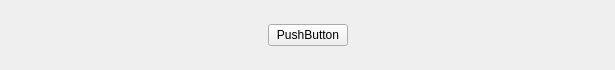
<?xml version="1.0" encoding="UTF-8"?>
<ui version="4.0">
 <class>ButtonGroup</class>
 <widget class="QWidget" name="ButtonGroup">
  <property name="geometry">
   <rect>
    <x>0</x>
    <y>0</y>
    <width>615</width>
    <height>70</height>
   </rect>
  </property>
  <property name="windowTitle">
   <string>Form</string>
  </property>
  <layout class="QHBoxLayout" name="horizontalLayout">
   <property name="spacing">
    <number>0</number>
   </property>
   <property name="leftMargin">
    <number>0</number>
   </property>
   <property name="topMargin">
    <number>0</number>
   </property>
   <property name="rightMargin">
    <number>0</number>
   </property>
   <property name="bottomMargin">
    <number>0</number>
   </property>
   <item>
    <widget class="QStackedWidget" name="stackedWidget">
     <property name="currentIndex">
      <number>4</number>
     </property>
     <widget class="QWidget" name="startPage">
      <layout class="QHBoxLayout" name="horizontalLayout_2">
       <item>
        <spacer name="horizontalSpacer">
         <property name="orientation">
          <enum>Qt::Horizontal</enum>
         </property>
         <property name="sizeHint" stdset="0">
          <size>
           <width>240</width>
           <height>20</height>
          </size>
         </property>
        </spacer>
       </item>
       <item>
        <widget class="MyButton" name="start">
         <property name="text">
          <string>PushButton</string>
         </property>
        </widget>
       </item>
       <item>
        <spacer name="horizontalSpacer_2">
         <property name="orientation">
          <enum>Qt::Horizontal</enum>
         </property>
         <property name="sizeHint" stdset="0">
          <size>
           <width>240</width>
           <height>20</height>
          </size>
         </property>
        </spacer>
       </item>
      </layout>
     </widget>
     <widget class="QWidget" name="PassOrPlayPage">
      <layout class="QHBoxLayout" name="horizontalLayout_4">
       <item>
        <spacer name="horizontalSpacer_6">
         <property name="orientation">
          <enum>Qt::Horizontal</enum>
         </property>
         <property name="sizeHint" stdset="0">
          <size>
           <width>165</width>
           <height>20</height>
          </size>
         </property>
        </spacer>
       </item>
       <item>
        <widget class="MyButton" name="pass">
         <property name="text">
          <string>PushButton</string>
         </property>
        </widget>
       </item>
       <item>
        <spacer name="horizontalSpacer_7">
         <property name="orientation">
          <enum>Qt::Horizontal</enum>
         </property>
         <property name="sizeType">
          <enum>QSizePolicy::Fixed</enum>
         </property>
         <property name="sizeHint" stdset="0">
          <size>
           <width>40</width>
           <height>15</height>
          </size>
         </property>
        </spacer>
       </item>
       <item>
        <widget class="MyButton" name="playCards">
         <property name="text">
          <string>PushButton</string>
         </property>
        </widget>
       </item>
       <item>
        <spacer name="horizontalSpacer_5">
         <property name="orientation">
          <enum>Qt::Horizontal</enum>
         </property>
         <property name="sizeHint" stdset="0">
          <size>
           <width>165</width>
           <height>20</height>
          </size>
         </property>
        </spacer>
       </item>
      </layout>
     </widget>
     <widget class="QWidget" name="callLordPage">
      <layout class="QHBoxLayout" name="horizontalLayout_5">
       <item>
        <spacer name="horizontalSpacer_8">
         <property name="orientation">
          <enum>Qt::Horizontal</enum>
         </property>
         <property name="sizeHint" stdset="0">
          <size>
           <width>19</width>
           <height>20</height>
          </size>
         </property>
        </spacer>
       </item>
       <item>
        <widget class="MyButton" name="giveup">
         <property name="text">
          <string>PushButton</string>
         </property>
        </widget>
       </item>
       <item>
        <spacer name="horizontalSpacer_10">
         <property name="orientation">
          <enum>Qt::Horizontal</enum>
         </property>
         <property name="sizeType">
          <enum>QSizePolicy::Fixed</enum>
         </property>
         <property name="sizeHint" stdset="0">
          <size>
           <width>40</width>
           <height>5</height>
          </size>
         </property>
        </spacer>
       </item>
       <item>
        <widget class="MyButton" name="oneScore">
         <property name="text">
          <string>PushButton</string>
         </property>
        </widget>
       </item>
       <item>
        <spacer name="horizontalSpacer_11">
         <property name="orientation">
          <enum>Qt::Horizontal</enum>
         </property>
         <property name="sizeType">
          <enum>QSizePolicy::Fixed</enum>
         </property>
         <property name="sizeHint" stdset="0">
          <size>
           <width>40</width>
           <height>5</height>
          </size>
         </property>
        </spacer>
       </item>
       <item>
        <widget class="MyButton" name="twoScore">
         <property name="text">
          <string>PushButton</string>
         </property>
        </widget>
       </item>
       <item>
        <spacer name="horizontalSpacer_12">
         <property name="orientation">
          <enum>Qt::Horizontal</enum>
         </property>
         <property name="sizeType">
          <enum>QSizePolicy::Fixed</enum>
         </property>
         <property name="sizeHint" stdset="0">
          <size>
           <width>40</width>
           <height>5</height>
          </size>
         </property>
        </spacer>
       </item>
       <item>
        <widget class="MyButton" name="threeScore">
         <property name="text">
          <string>PushButton</string>
         </property>
        </widget>
       </item>
       <item>
        <spacer name="horizontalSpacer_9">
         <property name="orientation">
          <enum>Qt::Horizontal</enum>
         </property>
         <property name="sizeHint" stdset="0">
          <size>
           <width>20</width>
           <height>20</height>
          </size>
         </property>
        </spacer>
       </item>
      </layout>
     </widget>
     <widget class="QWidget" name="nullPage"/>
     <widget class="QWidget" name="playCardPage">
      <layout class="QHBoxLayout" name="horizontalLayout_3">
       <item>
        <spacer name="horizontalSpacer_3">
         <property name="orientation">
          <enum>Qt::Horizontal</enum>
         </property>
         <property name="sizeHint" stdset="0">
          <size>
           <width>240</width>
           <height>20</height>
          </size>
         </property>
        </spacer>
       </item>
       <item>
        <widget class="MyButton" name="playCard">
         <property name="text">
          <string>PushButton</string>
         </property>
        </widget>
       </item>
       <item>
        <spacer name="horizontalSpacer_4">
         <property name="orientation">
          <enum>Qt::Horizontal</enum>
         </property>
         <property name="sizeHint" stdset="0">
          <size>
           <width>240</width>
           <height>20</height>
          </size>
         </property>
        </spacer>
       </item>
      </layout>
     </widget>
    </widget>
   </item>
  </layout>
 </widget>
 <customwidgets>
  <customwidget>
   <class>MyButton</class>
   <extends>QPushButton</extends>
   <header>mybutton.h</header>
  </customwidget>
 </customwidgets>
 <resources/>
 <connections/>
</ui>
